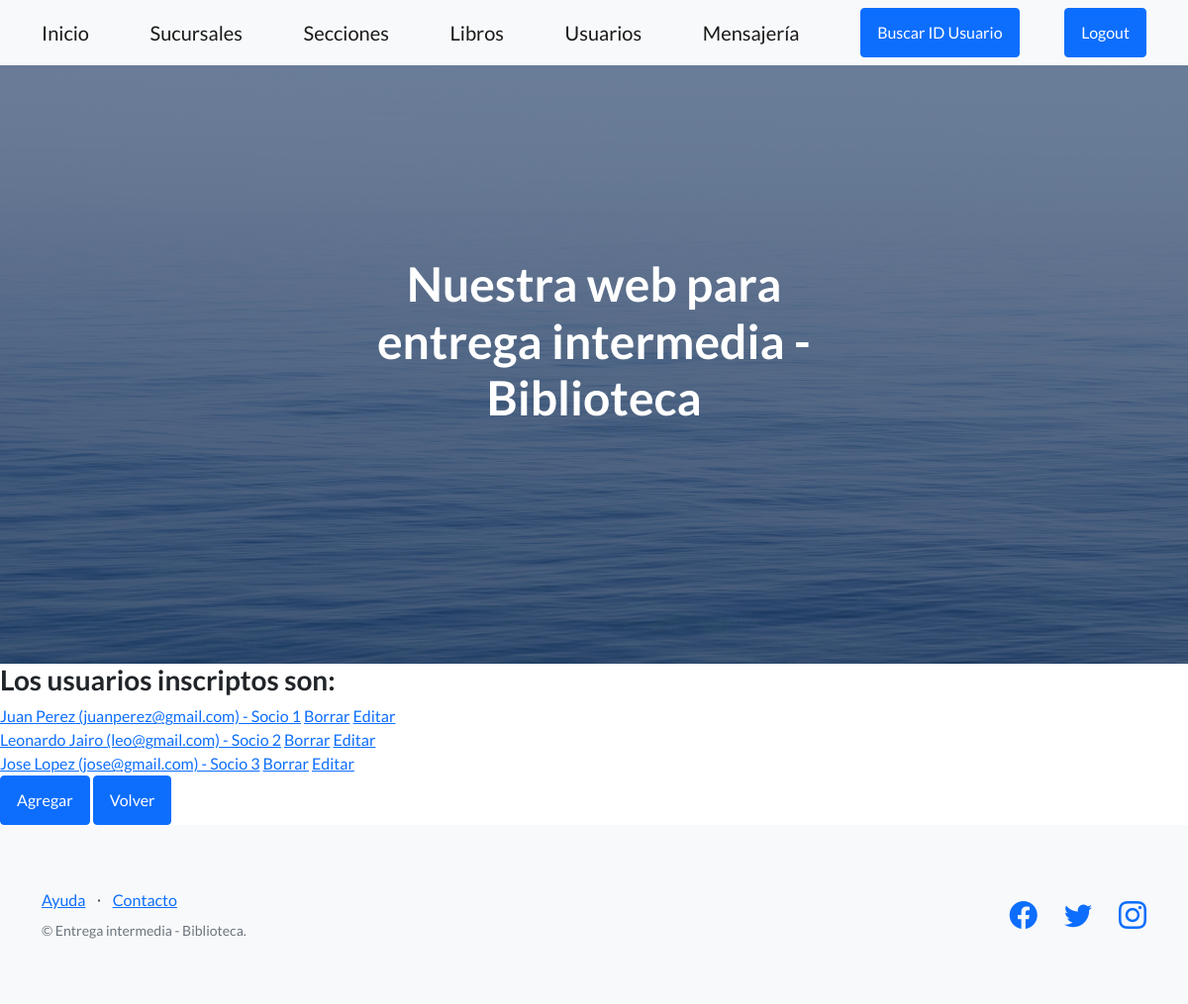
Page /biblioteca/usuarios (signed in) on the committed database.
### AppEntrega1/models.py (models this page shows)
class Usuario(models.Model):
    nombre = models.CharField(max_length=30)
    apellido = models.CharField(max_length=30)
    id_socio = models.IntegerField()
    email = models.EmailField()
    def __str__(self):
        return f'{self.nombre} {self.apellido} ({self.email}) - Socio {self.id_socio}'

### AppEntrega1/views.py (the view)
# urls.py: path('usuarios', UsuarioListView.as_view(), name = 'usuarios'),
class UsuarioListView(LoginRequiredMixin, ListView):
    model = Usuario
    template_name = 'AppEntrega1/usuario.html'
    context_object_name = 'usuarios'

### templates/AppEntrega1/usuario.html (shortened to what this page needs)
{% extends 'AppEntrega1/padre.html' %}
{% block contenidoQueCambia %}
    <h3> Los usuarios inscriptos son: </h3>
    {% for usuario in usuarios%}
    <a href="{% url 'usuario_view' usuario.id %}">{{ usuario }}</a>
    <a href="{% url 'usuario_delete' usuario.id %}">Borrar</a>
    <a href="{% url 'usuario_update' usuario.id %}">Editar</a>
        <br>
    {% endfor %}
<a class="btn btn-primary" href="{% url 'usuario_add' %}"> Agregar </a>
<a class="btn btn-primary" href="{% url 'inicio' %}"> Volver </a>
{% endblock %}

### rows in the picture
Usuario: nombre+apellido+email "Juan Perez (juanperez@gmail.com) - Socio 1"
Usuario: nombre+apellido+email "Leonardo Jairo (leo@gmail.com) - Socio 2"
Usuario: nombre+apellido+email "Jose Lopez (jose@gmail.com) - Socio 3"
